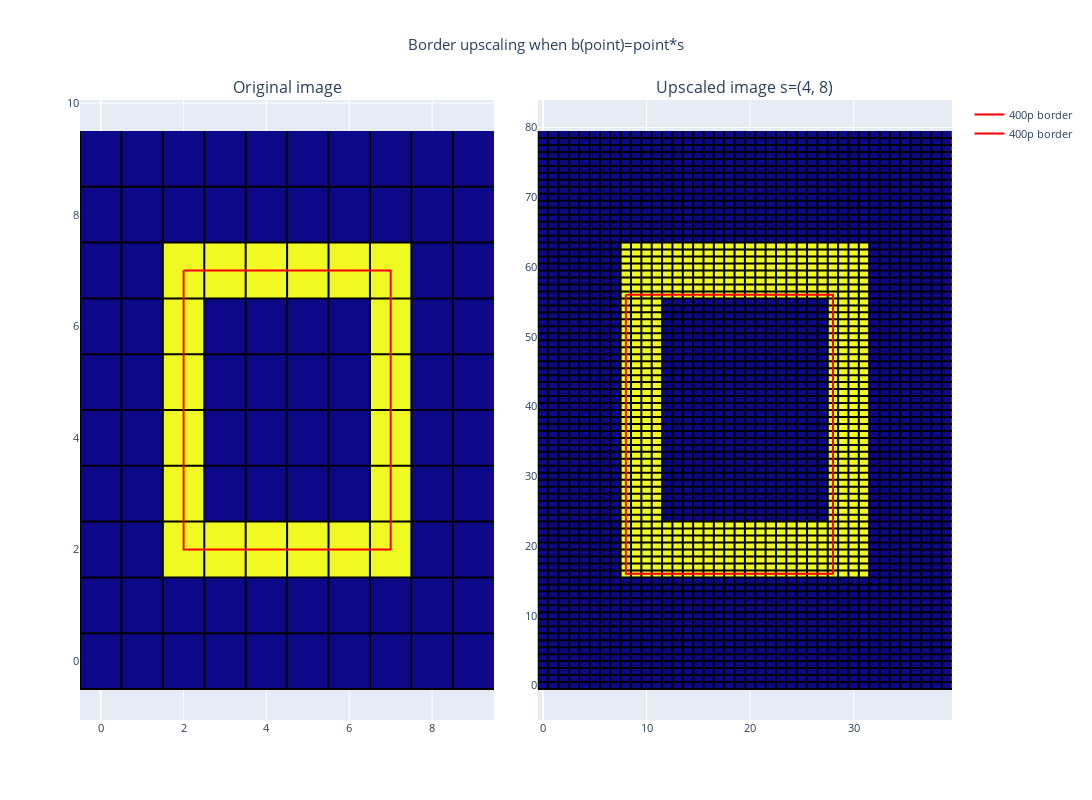

The notebook cell this image was saved under:
### Code cell
fig = make_subplots(rows=1, cols=2, 
                    horizontal_spacing=0.05, 
                    vertical_spacing=0.1,
                    subplot_titles=('Original image', f"Upscaled image s={scale_factor_x, scale_factor_y}"))
# Add images to plot
base_image_fig = px.imshow(test_image)
fig.add_trace(base_image_fig.data[0], 1, 1)
xs, ys = gridlines(test_image)
fig.add_trace(go.Scatter(x=xs, y=ys, marker=dict(color='black', size=1), name=f"Pixel edges", showlegend=False), row=1, col=1)

upscaled_image_fig = px.imshow(upscaled_image_box)
fig.add_trace(upscaled_image_fig.data[0], 1, 2)
xs, ys = gridlines(upscaled_image_box)
fig.add_trace(go.Scatter(x=xs, y=ys, marker=dict(color='black', size=1), name=f"Pixel edges", showlegend=False), row=1, col=2)


fig.add_trace(go.Scatter(x=fourier_xs, y=fourier_ys, marker=dict(color='red', size=10), name=f"400p border"), row=1, col=1)
fig.add_trace(go.Scatter(x=fourier_xs*scale_factor_x, y=fourier_ys*scale_factor_y, marker=dict(color='red', size=10), name=f"400p border "), row=1, col=2)

fig.update_layout(title_text=f"Border upscaling when b(point)=point*s", title_x=0.5, width=1400, height=800, showlegend=True, font_size=11)
fig.update(layout_coloraxis_showscale=False)
fig.show()

### Figure 1 — Plotly figure (JSON) as saved in the notebook; plotly's stock layout.template omitted (floating-point values rounded to 4 significant figures; data arrays with more than 128 entries replaced by an {"elided": "..."} marker saying what was removed)
{"data": [{"coloraxis": "coloraxis", "hovertemplate": "x: %{x}<br>y: %{y}<br>color: %{z}<extra></extra>", "name": "0", "type": "heatmap", "xaxis": "x", "yaxis": "y", "z": [[0, 0, 0, 0, 0, 0, 0, 0, 0, 0], [0, 0, 0, 0, 0, 0, 0, 0, 0, 0], [0, 0, 1, 1, 1, 1, 1, 1, 0, 0], [0, 0, 1, 0, 0, 0, 0, 1, 0, 0], [0, 0, 1, 0, 0, 0, 0, 1, 0, 0], [0, 0, 1, 0, 0, 0, 0, 1, 0, 0], [0, 0, 1, 0, 0, 0, 0, 1, 0, 0], [0, 0, 1, 1, 1, 1, 1, 1, 0, 0], [0, 0, 0, 0, 0, 0, 0, 0, 0, 0], [0, 0, 0, 0, 0, 0, 0, 0, 0, 0]]}, {"marker": {"color": "black", "size": 1}, "name": "Pixel edges", "showlegend": false, "type": "scatter", "x": [-0.5, -0.5, null, 0.5, 0.5, null, 1.5, 1.5, null, 2.5, 2.5, null, 3.5, 3.5, null, 4.5, 4.5, null, 5.5, 5.5, null, 6.5, 6.5, null, 7.5, 7.5, null, 8.5, 8.5, null, -0.5, 9.5, null, -0.5, 9.5, null, -0.5, 9.5, null, -0.5, 9.5, null, -0.5, 9.5, null, -0.5, 9.5, null, -0.5, 9.5, null, -0.5, 9.5, null, -0.5, 9.5, null, -0.5, 9.5, null], "xaxis": "x", "y": [-0.5, 9.5, null, -0.5, 9.5, null, -0.5, 9.5, null, -0.5, 9.5, null, -0.5, 9.5, null, -0.5, 9.5, null, -0.5, 9.5, null, -0.5, 9.5, null, -0.5, 9.5, null, -0.5, 9.5, null, -0.5, -0.5, null, 0.5, 0.5, null, 1.5, 1.5, null, 2.5, 2.5, null, 3.5, 3.5, null, 4.5, 4.5, null, 5.5, 5.5, null, 6.5, 6.5, null, 7.5, 7.5, null, 8.5, 8.5, null], "yaxis": "y"}, {"coloraxis": "coloraxis", "hovertemplate": "x: %{x}<br>y: %{y}<br>color: %{z}<extra></extra>", "name": "0", "type": "heatmap", "xaxis": "x2", "yaxis": "y2", "z": {"elided": "80x40 int values"}}, {"marker": {"color": "black", "size": 1}, "name": "Pixel edges", "showlegend": false, "type": "scatter", "x": {"elided": "360 float values"}, "xaxis": "x2", "y": {"elided": "360 float values"}, "yaxis": "y2"}, {"marker": {"color": "red", "size": 10}, "name": "400p border", "type": "scatter", "x": {"elided": "200 float values"}, "xaxis": "x", "y": {"elided": "200 float values"}, "yaxis": "y"}, {"marker": {"color": "red", "size": 10}, "name": "400p border ", "type": "scatter", "x": {"elided": "200 float values"}, "xaxis": "x2", "y": {"elided": "200 float values"}, "yaxis": "y2"}], "layout": {"annotations": [{"font": {"size": 16}, "showarrow": false, "text": "Original image", "x": 0.2375, "xanchor": "center", "xref": "paper", "y": 1, "yanchor": "bottom", "yref": "paper"}, {"font": {"size": 16}, "showarrow": false, "text": "Upscaled image s=(4, 8)", "x": 0.7625, "xanchor": "center", "xref": "paper", "y": 1, "yanchor": "bottom", "yref": "paper"}], "coloraxis": {"showscale": false}, "font": {"size": 11}, "height": 800, "showlegend": true, "title": {"text": "Border upscaling when b(point)=point*s", "x": 0.5}, "width": 1400, "xaxis": {"anchor": "y", "domain": [0, 0.475]}, "xaxis2": {"anchor": "y2", "domain": [0.525, 1]}, "yaxis": {"anchor": "x", "domain": [0, 1]}, "yaxis2": {"anchor": "x2", "domain": [0, 1]}}}
